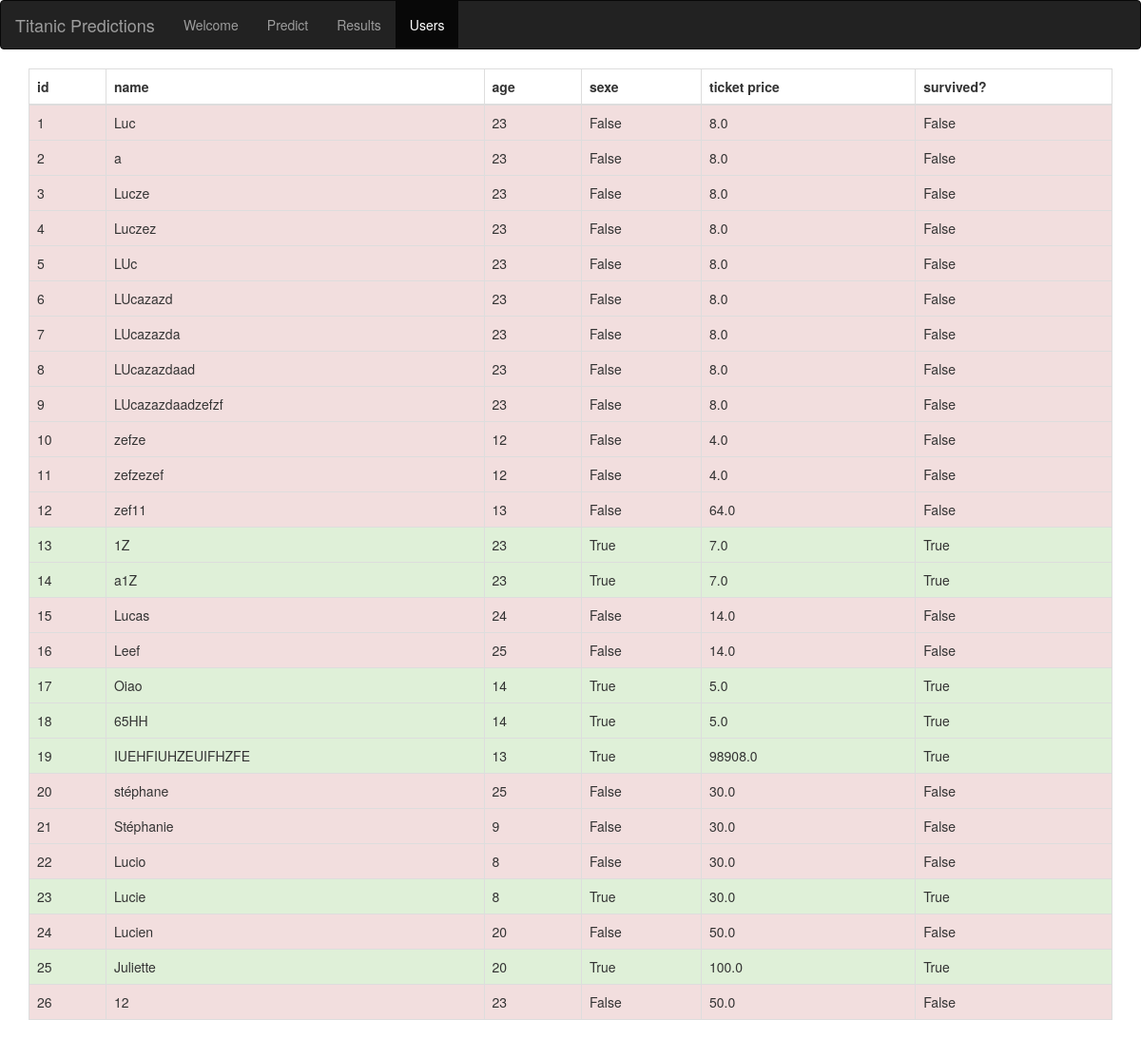
Screenshot of /users with the database file from the repository.
### app.py (models this page shows, shortened)
class User(db.Model):
    __tablename__ = "users" # renaming the table and not default given name "user" not respecting the conventions
    id_ = db.Column(db.Integer, primary_key=True)
    name = db.Column(db.String(64), unique=True)
    age = db.Column(db.Integer, nullable=False)
    ticket_price = db.Column(db.Float, nullable=False)
    sexe = db.Column(db.Boolean, nullable=False)
    survived = db.Column(db.Boolean, nullable=True)

### app.py (the view)
@app.route('/users')
def show_all_users():
    users = User.query.all()
    return render_template('users.html', users=users)

### templates/users.html (shortened to what this page needs)
{% extends "base.html" %}
{% set active_page = 'users' -%}
{% block page_content %}
<table class="table table-bordered">
    <thead>
        <tr>
        	<th>id</th>
            <th>name</th>
            <th>age</th>
            <th>sexe</th>
            <th>ticket price</th>
            <th>survived?</th>
    </thead>
    <tbody>
        {% for user in users %}
        <tr class={% if user.survived %}'success'{% else %}'danger'{% endif %}>
        	<td>{{ user.id_ }}</td>
            <td>{{ user.name }}</td>
            <td>{{ user.age }}</td>
            <td>{{ user.sexe }}</td>
            <td>{{ user.ticket_price }}</td>
            <td>{{ user.survived }}</td>
        </tr>
        {% endfor %}
    </tbody>
</table>
{% endblock %}

### templates/base.html (shortened to what this page needs)
{% extends "bootstrap/base.html" %}
{% block navbar %}
	{% include 'navigation.html' %}
{% endblock %}
{% block content %}
	<div class="container">
		{% block page_content %}
		{% endblock %}
	</div>
{% endblock %}

### templates/navigation.html
{% set navigation_bar = [
    ('/', 'index', 'Welcome'),
    ('/predict', 'predict', 'Predict'),
    ('/results', 'results', 'Results'),
    ('/users', 'users', 'Users')
] -%}
{% set active_page = active_page|default('index') -%}
<nav class="navbar navbar-inverse">
  <div class="container-fluid">
    <div class="navbar-header">
      <a class="navbar-brand" href="#">Titanic Predictions</a>
    </div>
    <ul id="navigation" class="nav navbar-nav">
    {% for href, id, caption in navigation_bar %}
      <li {% if id == active_page %} class="active" {% endif %}>
        <a href="{{ href }}">{{ caption }}</a>
      </li>
    {% endfor %}
    </ul>
  </div>
</nav>

### rows the page displays
User: id_ "1", name "Luc", age "23", sexe "False", ticket_price "8.0", survived "False"
User: id_ "2", name "a", age "23", sexe "False", ticket_price "8.0", survived "False"
User: id_ "3", name "Lucze", age "23", sexe "False", ticket_price "8.0", survived "False"
User: id_ "4", name "Luczez", age "23", sexe "False", ticket_price "8.0", survived "False"
User: id_ "5", name "LUc", age "23", sexe "False", ticket_price "8.0", survived "False"
User: id_ "6", name "LUcazazd", age "23", sexe "False", ticket_price "8.0", survived "False"
User: id_ "7", name "LUcazazda", age "23", sexe "False", ticket_price "8.0", survived "False"
User: id_ "8", name "LUcazazdaad", age "23", sexe "False", ticket_price "8.0", survived "False"
User: id_ "9", name "LUcazazdaadzefzf", age "23", sexe "False", ticket_price "8.0", survived "False"
User: id_ "10", name "zefze", age "12", sexe "False", ticket_price "4.0", survived "False"
User: id_ "11", name "zefzezef", age "12", sexe "False", ticket_price "4.0", survived "False"
User: id_ "12", name "zef11", age "13", sexe "False", ticket_price "64.0", survived "False"
User: id_ "13", name "1Z", age "23", sexe "True", ticket_price "7.0", survived "True"
User: id_ "14", name "a1Z", age "23", sexe "True", ticket_price "7.0", survived "True"
User: id_ "15", name "Lucas", age "24", sexe "False", ticket_price "14.0", survived "False"
User: id_ "16", name "Leef", age "25", sexe "False", ticket_price "14.0", survived "False"
User: id_ "17", name "Oiao", age "14", sexe "True", ticket_price "5.0", survived "True"
User: id_ "18", name "65HH", age "14", sexe "True", ticket_price "5.0", survived "True"
User: id_ "19", name "IUEHFIUHZEUIFHZFE", age "13", sexe "True", ticket_price "98908.0", survived "True"
User: id_ "20", name "stéphane", age "25", sexe "False", ticket_price "30.0", survived "False"
User: id_ "21", name "Stéphanie", age "9", sexe "False", ticket_price "30.0", survived "False"
User: id_ "22", name "Lucio", age "8", sexe "False", ticket_price "30.0", survived "False"
User: id_ "23", name "Lucie", age "8", sexe "True", ticket_price "30.0", survived "True"
User: id_ "24", name "Lucien", age "20", sexe "False", ticket_price "50.0", survived "False"
User: id_ "25", name "Juliette", age "20", sexe "True", ticket_price "100.0", survived "True"
User: id_ "26", name "12", age "23", sexe "False", ticket_price "50.0", survived "False"

### other values shown
{{ caption }} "Welcome" "Predict" "Results" "Users"
